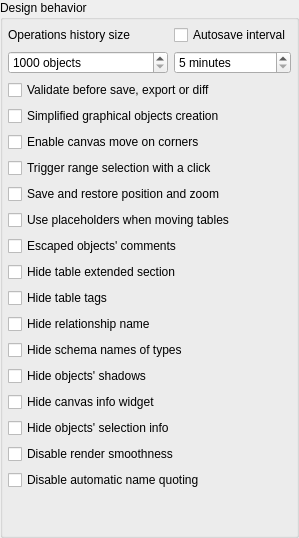
       <widget class="QGroupBox" name="behavior_gb">
        <property name="sizePolicy">
         <sizepolicy hsizetype="Fixed" vsizetype="Preferred">
          <horstretch>0</horstretch>
          <verstretch>0</verstretch>
         </sizepolicy>
        </property>
        <property name="title">
         <string>Design behavior</string>
        </property>
        <layout class="QVBoxLayout" name="verticalLayout_11">
         <property name="leftMargin">
          <number>5</number>
         </property>
         <property name="topMargin">
          <number>5</number>
         </property>
         <property name="rightMargin">
          <number>5</number>
         </property>
         <property name="bottomMargin">
          <number>5</number>
         </property>
         <item>
          <layout class="QHBoxLayout" name="horizontalLayout_2">
           <item>
            <layout class="QVBoxLayout" name="verticalLayout_10">
             <item>
              <widget class="QLabel" name="oplist_size_lbl">
               <property name="sizePolicy">
                <sizepolicy hsizetype="Fixed" vsizetype="Preferred">
                 <horstretch>0</horstretch>
                 <verstretch>0</verstretch>
                </sizepolicy>
               </property>
               <property name="minimumSize">
                <size>
                 <width>160</width>
                 <height>0</height>
                </size>
               </property>
               <property name="text">
                <string>Operations history size</string>
               </property>
              </widget>
             </item>
             <item>
              <widget class="QSpinBox" name="oplist_size_spb">
               <property name="sizePolicy">
                <sizepolicy hsizetype="Preferred" vsizetype="Fixed">
                 <horstretch>0</horstretch>
                 <verstretch>0</verstretch>
                </sizepolicy>
               </property>
               <property name="minimumSize">
                <size>
                 <width>60</width>
                 <height>0</height>
                </size>
               </property>
               <property name="toolTip">
                <string>&lt;p&gt;Defines the maximum amount of elements held in the operation history. Once reached the maximum number the history is automatically cleaned.&lt;/p&gt;</string>
               </property>
               <property name="statusTip">
                <string/>
               </property>
               <property name="suffix">
                <string> objects</string>
               </property>
               <property name="minimum">
                <number>1000</number>
               </property>
               <property name="maximum">
                <number>2000</number>
               </property>
               <property name="singleStep">
                <number>50</number>
               </property>
              </widget>
             </item>
            </layout>
           </item>
           <item>
            <layout class="QVBoxLayout" name="verticalLayout_8">
             <item>
              <widget class="QCheckBox" name="autosave_interv_chk">
               <property name="sizePolicy">
                <sizepolicy hsizetype="Preferred" vsizetype="Preferred">
                 <horstretch>0</horstretch>
                 <verstretch>0</verstretch>
                </sizepolicy>
               </property>
               <property name="toolTip">
                <string>&lt;p&gt;Defines the period when the opened models will be saved automatically. The temporary models saving period will be defined as the half of the value defined here. If the autosave is disabled the temporary models saving will occur in a period of 5 minutes.&lt;/p&gt;</string>
               </property>
               <property name="statusTip">
                <string/>
               </property>
               <property name="text">
                <string>Autosave interval</string>
               </property>
              </widget>
             </item>
             <item>
              <widget class="QSpinBox" name="autosave_interv_spb">
               <property name="sizePolicy">
                <sizepolicy hsizetype="Preferred" vsizetype="Fixed">
                 <horstretch>0</horstretch>
                 <verstretch>0</verstretch>
                </sizepolicy>
               </property>
               <property name="minimumSize">
                <size>
                 <width>60</width>
                 <height>0</height>
                </size>
               </property>
               <property name="suffix">
                <string> minutes</string>
               </property>
               <property name="minimum">
                <number>5</number>
               </property>
               <property name="maximum">
                <number>30</number>
               </property>
               <property name="singleStep">
                <number>5</number>
               </property>
              </widget>
             </item>
            </layout>
           </item>
          </layout>
         </item>
         <item>
          <widget class="QCheckBox" name="confirm_validation_chk">
           <property name="sizePolicy">
            <sizepolicy hsizetype="Preferred" vsizetype="Fixed">
             <horstretch>0</horstretch>
             <verstretch>0</verstretch>
            </sizepolicy>
           </property>
           <property name="toolTip">
            <string>&lt;p&gt;Triggers a dialog asking the user to validate the model before a save, export or diff operation.&lt;/p&gt;</string>
           </property>
           <property name="statusTip">
            <string/>
           </property>
           <property name="text">
            <string>Validate before save, export or diff</string>
           </property>
           <property name="checked">
            <bool>false</bool>
           </property>
          </widget>
         </item>
         <item>
          <widget class="QCheckBox" name="simple_obj_creation_chk">
           <property name="sizePolicy">
            <sizepolicy hsizetype="Preferred" vsizetype="Fixed">
             <horstretch>0</horstretch>
             <verstretch>0</verstretch>
            </sizepolicy>
           </property>
           <property name="toolTip">
            <string>&lt;p&gt;Graphical objects (table, views and textboxes) will be created in a single step without the need to click on canvas &lt;/p&gt;</string>
           </property>
           <property name="statusTip">
            <string/>
           </property>
           <property name="text">
            <string>Simplified graphical objects creation</string>
           </property>
           <property name="checked">
            <bool>false</bool>
           </property>
          </widget>
         </item>
         <item>
          <widget class="QCheckBox" name="corner_move_chk">
           <property name="sizePolicy">
            <sizepolicy hsizetype="Preferred" vsizetype="Fixed">
             <horstretch>0</horstretch>
             <verstretch>0</verstretch>
            </sizepolicy>
           </property>
           <property name="toolTip">
            <string>Start move the canvas when the cursor is on the canvas edges</string>
           </property>
           <property name="statusTip">
            <string/>
           </property>
           <property name="text">
            <string>Enable canvas move on corners</string>
           </property>
           <property name="checked">
            <bool>false</bool>
           </property>
          </widget>
         </item>
         <item>
          <widget class="QCheckBox" name="invert_rangesel_chk">
           <property name="sizePolicy">
            <sizepolicy hsizetype="Preferred" vsizetype="Fixed">
             <horstretch>0</horstretch>
             <verstretch>0</verstretch>
            </sizepolicy>
           </property>
           <property name="toolTip">
            <string>&lt;p&gt;By default the range selection is triggered with Shift + left click. By checking this option range selection will be activated only with a single click and move.&lt;/p&gt;</string>
           </property>
           <property name="statusTip">
            <string/>
           </property>
           <property name="text">
            <string>Trigger range selection with a click</string>
           </property>
           <property name="checked">
            <bool>false</bool>
           </property>
          </widget>
         </item>
         <item>
          <widget class="QCheckBox" name="save_last_pos_chk">
           <property name="sizePolicy">
            <sizepolicy hsizetype="Preferred" vsizetype="Fixed">
             <horstretch>0</horstretch>
             <verstretch>0</verstretch>
            </sizepolicy>
           </property>
           <property name="toolTip">
            <string>&lt;p&gt;After loading the model the last zoom and position on canvas will be restored&lt;/p&gt;</string>
           </property>
           <property name="statusTip">
            <string/>
           </property>
           <property name="text">
            <string>Save and restore position and zoom</string>
           </property>
          </widget>
         </item>
         <item>
          <widget class="QCheckBox" name="use_placeholders_chk">
           <property name="sizePolicy">
            <sizepolicy hsizetype="Preferred" vsizetype="Fixed">
             <horstretch>0</horstretch>
             <verstretch>0</verstretch>
            </sizepolicy>
           </property>
           <property name="toolTip">
            <string>&lt;p&gt;When enabled this option creates a placeholder object at the previous table's position when starting to move it. This will cause graphical updates on relationship lines to be performed only when the drag &amp; drop action is done improving the performance. Disabling placeholders will cause those updates to be executed every time the table's position changes a single pixel (classical behavior).&lt;/p&gt;</string>
           </property>
           <property name="statusTip">
            <string/>
           </property>
           <property name="text">
            <string>Use placeholders when moving tables</string>
           </property>
          </widget>
         </item>
         <item>
          <widget class="QCheckBox" name="escape_comments_chk">
           <property name="sizePolicy">
            <sizepolicy hsizetype="Preferred" vsizetype="Fixed">
             <horstretch>0</horstretch>
             <verstretch>0</verstretch>
            </sizepolicy>
           </property>
           <property name="toolTip">
            <string>&lt;p&gt;Forces the escaping of line breaks and tabulations in objects' comments during SQL code generation. This option produces a more compact SQL code since all comments will be presented in one line. Despite changing the presentation this option does not affect the final semantics of multilined comments.&lt;/p&gt;</string>
           </property>
           <property name="statusTip">
            <string/>
           </property>
           <property name="text">
            <string>Escaped objects' comments</string>
           </property>
          </widget>
         </item>
         <item>
          <widget class="QCheckBox" name="hide_ext_attribs_chk">
           <property name="sizePolicy">
            <sizepolicy hsizetype="Preferred" vsizetype="Fixed">
             <horstretch>0</horstretch>
             <verstretch>0</verstretch>
            </sizepolicy>
           </property>
           <property name="toolTip">
            <string>Hide the portion of table which represents triggers, indexes and rules.</string>
           </property>
           <property name="text">
            <string>Hide table extended section</string>
           </property>
          </widget>
         </item>
         <item>
          <widget class="QCheckBox" name="hide_table_tags_chk">
           <property name="sizePolicy">
            <sizepolicy hsizetype="Preferred" vsizetype="Fixed">
             <horstretch>0</horstretch>
             <verstretch>0</verstretch>
            </sizepolicy>
           </property>
           <property name="toolTip">
            <string>Hide the object which represents the tag assigned to the table</string>
           </property>
           <property name="statusTip">
            <string/>
           </property>
           <property name="text">
            <string>Hide table tags</string>
           </property>
          </widget>
         </item>
         <item>
          <widget class="QCheckBox" name="hide_rel_name_chk">
           <property name="sizePolicy">
            <sizepolicy hsizetype="Preferred" vsizetype="Fixed">
             <horstretch>0</horstretch>
             <verstretch>0</verstretch>
            </sizepolicy>
           </property>
           <property name="toolTip">
            <string>Hide the object that represents the relationship name</string>
           </property>
           <property name="statusTip">
            <string/>
           </property>
           <property name="text">
            <string>Hide relationship name</string>
           </property>
          </widget>
         </item>
         <item>
          <widget class="QCheckBox" name="hide_sch_name_usr_types_chk">
           <property name="sizePolicy">
            <sizepolicy hsizetype="Preferred" vsizetype="Fixed">
             <horstretch>0</horstretch>
             <verstretch>0</verstretch>
            </sizepolicy>
           </property>
           <property name="toolTip">
            <string>&lt;p&gt;Hide the schema names of the user-defined types referenced by columns. This option will affect only the graphical objects, the code generation will keep displaying user-defined types names fully schema-qualified.&lt;/p&gt;</string>
           </property>
           <property name="statusTip">
            <string/>
           </property>
           <property name="text">
            <string>Hide schema names of types</string>
           </property>
          </widget>
         </item>
         <item>
          <widget class="QCheckBox" name="hide_obj_shadows_chk">
           <property name="sizePolicy">
            <sizepolicy hsizetype="Preferred" vsizetype="Fixed">
             <horstretch>0</horstretch>
             <verstretch>0</verstretch>
            </sizepolicy>
           </property>
           <property name="toolTip">
            <string>&lt;p&gt;Hide the schema names of the user-defined types referenced by columns. This option will affect only the graphical objects, the code generation will keep displaying user-defined types names fully schema-qualified.&lt;/p&gt;</string>
           </property>
           <property name="statusTip">
            <string/>
           </property>
           <property name="text">
            <string>Hide objects' shadows</string>
           </property>
          </widget>
         </item>
         <item>
          <widget class="QCheckBox" name="hide_cur_pos_zoom_info_chk">
           <property name="toolTip">
            <string>&lt;p&gt;Toggles the visibility of the widget that displays the current mouse cursor position and current zoom factor in the canvas.&lt;/p&gt;</string>
           </property>
           <property name="text">
            <string>Hide canvas info widget</string>
           </property>
          </widget>
         </item>
         <item>
          <widget class="QCheckBox" name="hide_obj_sel_info_chk">
           <property name="toolTip">
            <string>&lt;p&gt;Toggles the visibility of the widget that displays the current objects' selection bounding rectangle.&lt;/p&gt;</string>
           </property>
           <property name="text">
            <string>Hide objects' selection info</string>
           </property>
          </widget>
         </item>
         <item>
          <widget class="QCheckBox" name="disable_smooth_chk">
           <property name="sizePolicy">
            <sizepolicy hsizetype="Expanding" vsizetype="Fixed">
             <horstretch>0</horstretch>
             <verstretch>0</verstretch>
            </sizepolicy>
           </property>
           <property name="toolTip">
            <string>&lt;p&gt; Disable the antialiasing for lines and texts improving performance when handling huge models.&lt;/p&gt;</string>
           </property>
           <property name="statusTip">
            <string/>
           </property>
           <property name="text">
            <string>Disable render smoothness</string>
           </property>
          </widget>
         </item>
         <item>
          <widget class="QCheckBox" name="disable_name_quoting_chk">
           <property name="toolTip">
            <string>&lt;p&gt;Disables the automatic object name quoting mechanism. This feature is &lt;strong&gt;experimental&lt;/strong&gt; and may lead to database model corruption. Use it at &lt;strong&gt;your own risk&lt;/strong&gt;.&lt;/p&gt;</string>
           </property>
           <property name="text">
            <string>Disable automatic name quoting</string>
           </property>
          </widget>
         </item>
         <item>
          <spacer name="verticalSpacer_3">
           <property name="orientation">
            <enum>Qt::Orientation::Vertical</enum>
           </property>
           <property name="sizeHint" stdset="0">
            <size>
             <width>20</width>
             <height>40</height>
            </size>
           </property>
          </spacer>
         </item>
        </layout>
       </widget>
